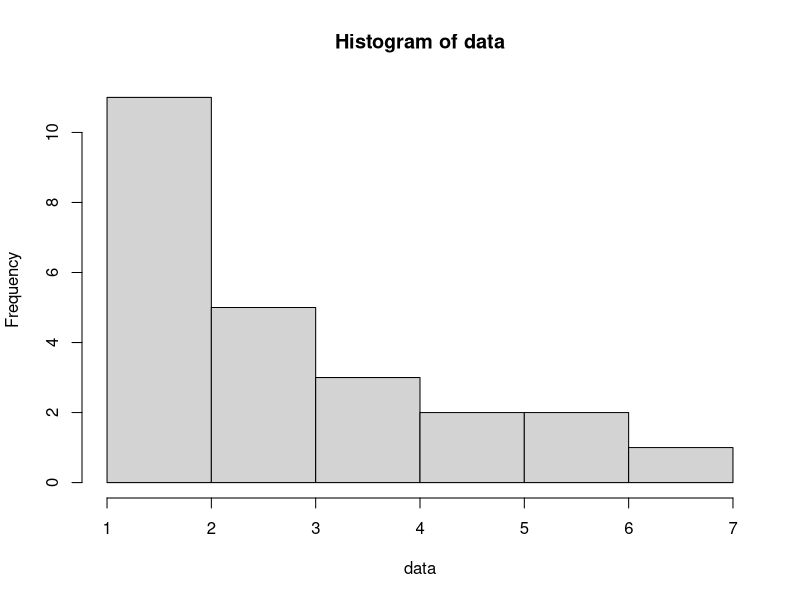

This chart was generated by the following R code:
# c()
# length()
# sum()
# mean()
# sd()
# summary()
# hist()

# skapa data
data = c(1,2,3,2,4,1,2,3,4,5,6,7,3,1,2,3,4,5,6,1,2,3,2,1)

#summera data
sum(data)

#beräkna medelvärde
mean(data)

#beräkna sd
sd(data)

#antal i data
length(data)

#sammanfatta data
summary(data)

#histogram
hist(data)
